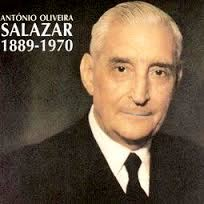
//> input picture video-encoder/img.jpg, 204 x 204 px
$ ./test_split_merge img.jpg   (built with g++ and OpenCV 4)
//> lines starting //> are read from the running program, lines starting //| are printed output that depends on the picture
#include <cstdlib>
#include <opencv2/core/core.hpp>
#include <opencv2/highgui/highgui.hpp>
#include <iostream>
#include <sstream>
#include <string>
#include <algorithm>

using namespace std;
using namespace cv;


int mergeBlock(Mat image, int blockHeight, int blockWidth, vector<Mat> blocks) {

	int W = 0, H = 0;

	uint8_t *blockRow, *p;

	for( int b=0 ; b<blocks.size(); b++){

		//cout << blocks[b].rows << " " << blocks[b].cols << "\n";
	}
	for( int b=0 ; b<blocks.size(); b++){

		cout << "B: " << b << "\n";

		if( W >= image.cols){
			//cout << "H: " << H << "\n";
			H += blocks[b].rows;
			W=0;
		}

		Mat block = blocks[b];

		block.copyTo(image(cv::Rect(W,H,block.cols, block.rows)));

		W+=blocks[b].cols;


	}

}

int blockSplit(Mat image, int blockHeight, int blockWidth,vector<Mat>* smallImages) {

	// get the image data
 	//int height = image.rows;
	//int width = image.cols;

	Size reducedSize ( blockHeight , blockWidth );

	//namedWindow("smallImages ", CV_WINDOW_AUTOSIZE );

	for  ( int y =  0 ; y < image.rows ; y += reducedSize.height )
	{
		for  ( int x =  0 ; x < image.cols ; x += reducedSize.width )
   	 	{
			int smallW;
			int smallH;

			if( (image.cols - x) < reducedSize.width )
				smallW = image.cols - x;
			else
				smallW = reducedSize.width;

			if( (image.rows - y) < reducedSize.height)
				smallH = image.rows - y;
			else
				smallH = reducedSize.height;

    		Rect rect =   Rect ( x , y , smallW , smallH );
    		smallImages->push_back (Mat (image , rect));
			//imshow( "smallImages", cv::Mat ( image, rect ));
   			//waitKey(0);
    	}
	}

	return 0;
}

int main(int argc, char** argv) {

	Mat img = imread(argv[1],CV_8UC1);
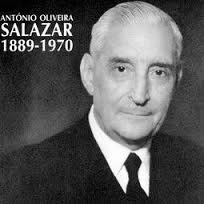
//> img: 204 rows x 204 cols, CV_8UC1; min 0, max 255, mean 89.1
	Mat rec_img = Mat::zeros(Size(img.cols, img.rows), CV_8UC1);

	cout << img.rows << " " << img.cols << "\n";
//| 204 204

	vector<Mat> blocks;

	blockSplit(img, 10, 10 , &blocks);

	mergeBlock(rec_img,10,10,blocks);
//> the loop in mergeBlock, `for( int b=0 ; b<blocks.size(); b++)` made 441 passes
//> (H, W) on passes 22, 43: (10, 10), (20, 10)
//> H on passes 64, 85, 106, 127, 148, 169: 30, 40, 50, 60, 70, 80
//| B: 0
//| B: 1
//| B: 2
//| B: 3
//| B: 4
//| B: 5
//| B: 6
//| B: 7
//> (output is shown up to pass 8 of 441)
//> after the loop in mergeBlock, `for( int b=0 ; b<blocks.size(); b++)`: H = 194; W = 204

	cout << rec_img.rows << " " << rec_img.cols << "\n";
//| 204 204

	imshow("kek",rec_img);

	waitKey(0);


	return 0;
}
